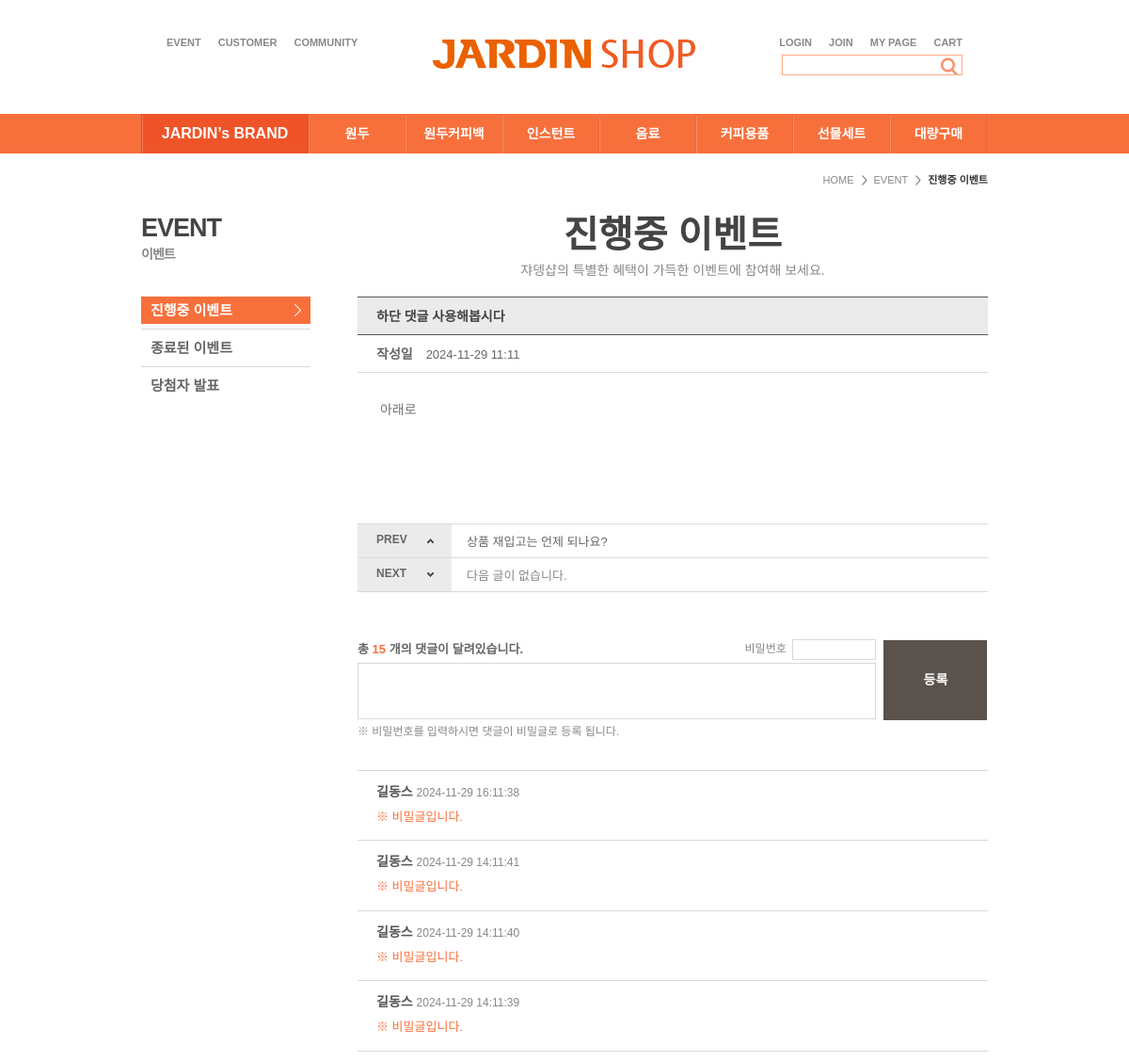
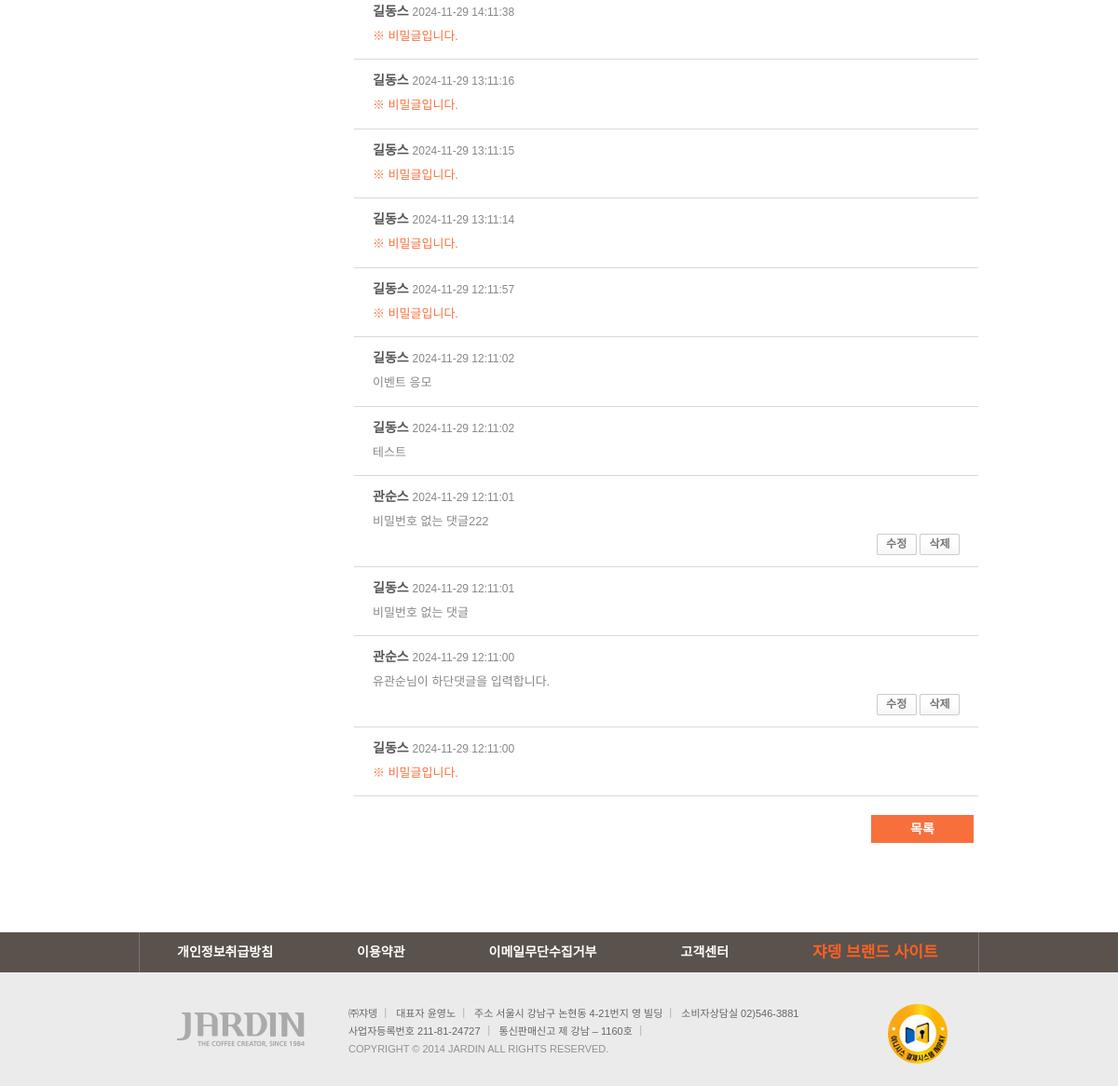
Screenshot of /board/bview/3/ (signed in) with the database file from the repository (2 pictures, top to bottom).
### board/models.py (models this page shows, shortened)
class Board(models.Model):
  bno = models.AutoField(primary_key=True)
  member = models.ForeignKey(Member,on_delete=models.DO_NOTHING, null=True)
  btitle = models.CharField(max_length=1000)
  bcontent = models.TextField()
  bgroup = models.IntegerField(null=True)
  bstep = models.IntegerField(default=0)
  bindent = models.IntegerField(default=0)
  bhit = models.IntegerField(default=0)
  bdate = models.DateTimeField(auto_now=True)
  bfile = models.ImageField(null=True,blank=True,upload_to='board')

### comment/models.py (models this page shows)
class Comment(models.Model):
  cno = models.AutoField(primary_key=True)
  board = models.ForeignKey(Board,on_delete=models.CASCADE) # 부모삭제시, 자식삭제
  member = models.ForeignKey(Member,on_delete=models.DO_NOTHING)
  cpw = models.CharField(max_length=10,null=True,blank=True)
  ccontent = models.TextField(blank=True)
  cdate = models.DateTimeField(auto_now=True)
  def __str__(self):
    return f"{self.cno},{self.ccontent},{self.cdate}"

### member/models.py (models this page shows, shortened)
class Member(models.Model):
  id = models.CharField(max_length=50,primary_key=True)
  pw = models.CharField(max_length=100)
  name = models.CharField(max_length=100)
  nicName = models.CharField(max_length=100)
  tel = models.CharField(max_length=20,default='010-0000-0000')
  gender = models.CharField(max_length=10,default='남자')
  hobby = models.CharField(max_length=50,default='game')
  mdate = models.DateTimeField(auto_now=True)

### board/views.py (the view)
# urls.py: path('bview/<int:bno>/', views.bview, name="bview"),
def bview(request,bno):   # 게시글 상세보기
  qs = Board.objects.filter(bno=bno)
  c_qs = Comment.objects.filter(board=qs[0]).order_by("-cno")
  print(c_qs,c_qs.count)
  context = {"board":qs[0],"clist":c_qs}
  return render(request,'bview.html',context)

### board/templates/bview.html (shortened to what this page needs)
{% load static %}
<!DOCTYPE html>
<html>
<head>
<link rel="stylesheet" type="text/css" href="{% static '/css/reset.css'%}" />
<link rel="stylesheet" type="text/css" href="{% static '/css/layout.css'%}" />
<link rel="stylesheet" type="text/css" href="{% static '/css/content.css'%}" />
</head>
<body>
<div id="allwrap">
<div id="wrap">
	<div id="header">
		<div id="snbBox">
			<a href="/"><h1><img src="/static/images/txt/logo.gif" alt="JARDIN SHOP" /></h1></a>
			<div id="quickmenu">
				<ul>
					<li><a href="#">EVENT</a></li>
					<li><a href="#">CUSTOMER</a></li>
					<li><a href="#">COMMUNITY</a></li>
				</ul>
			</div>
			<div id="snb">
				<ul>
					<li><a href="#">LOGIN</a></li>
					<li><a href="#">JOIN</a></li>
					<li><a href="#">MY PAGE</a></li>
					<li><a href="#">CART</a></li>
				</ul>
				<div id="search">
					<input type="text" class="searchType" />
					<input type="image" src="/static/images/btn/btn_main_search.gif" width="23" height="20" alt="검색하기" />
				</div>
			</div>
		</div>
	</div>
	<div id="gnb">
		<div id="top">
			<ul>
				<li class="brand t1"><a href="#" id="topNavi1">JARDIN’s BRAND</a>
				</li>
				<li class="t2"><a href="#" id="topNavi2">원두</a>
				</li>
				<li class="t1"><a href="#" id="topNavi3">원두커피백</a>
				</li>
				<li class="t2"><a href="#" id="topNavi4">인스턴트</a>
				</li>
				<li class="t1"><a href="#" id="topNavi5">음료</a>
				</li>
				<li class="t2"><a href="#" id="topNavi6">커피용품</a>
				</li>
				<li class="t1"><a href="#" id="topNavi7">선물세트</a></li>
				<li class="t2"><a href="#" id="topNavi8">대량구매</a></li>
			</ul>
		</div>
	</div>
	<div id="container">
		<div id="location">
			<ol>
				<li><a href="#">HOME</a></li>
				<li><a href="#">EVENT</a></li>
				<li class="last">진행중 이벤트</li>
			</ol>
		</div>
		<div id="outbox">
			<div id="left">
				<div id="title2">EVENT<span>이벤트</span></div>
				<ul>
					<li><a href="#" id="leftNavi1">진행중 이벤트</a></li>
					<li><a href="#" id="leftNavi2">종료된 이벤트</a></li>
					<li class="last"><a href="#" id="leftNavi3">당첨자 발표</span></a></li>
				</ul>
			</div><script type="text/javascript">initSubmenu(1,0);</script>
			<div id="contents">
				<div id="mypage">
					<h2><strong>진행중 이벤트</strong><span>쟈뎅샵의 특별한 혜택이 가득한 이벤트에 참여해 보세요.</span></h2>
					<div class="viewDivMt">
						<div class="viewHead">
							<div class="subject">
								<ul>
									<li>{{board.btitle}}</li>
								</ul>
							</div>
							<div class="day">
								<p class="txt">작성일<span>{{board.bdate|date:"Y-m-d H:m"}}</span></p>
							</div>
						</div>
						<div class="viewContents">
							{{board.bcontent}}
						</div>
					</div>
					<div class="pnDiv web">
						<table summary="이전다음글을 선택하여 보실 수 있습니다." class="preNext" border="1" cellspacing="0">
							<colgroup>
							<col width="100px" />
							<col width="*" />
							<col width="100px" />
							</colgroup>
							<tbody>
								<tr>
									<th class="pre">PREV</th>
									<td><a href="#">상품 재입고는 언제 되나요?</a></td>
									<td>&nbsp;</td>
								</tr>
								<tr>
									<th class="next">NEXT</th>
									<td>다음 글이 없습니다.</td>
									<td>&nbsp;</td>
								</tr>
							</tbody>
						</table>
					</div>
					<div class="replyWrite">
						<ul>
							<li class="in">
								<p class="txt">총 <span class="orange" id='cnt'>{{clist.count}}</span> 개의 댓글이 달려있습니다.</p>
								<p class="password">비밀번호&nbsp;&nbsp;<input type="password" class="replynum" /></p>
								<textarea class="replyType"></textarea>
							</li>
							<li class="btn"><a class="replyBtn">등록</a></li>
						</ul>
						<p class="ntic">※ 비밀번호를 입력하시면 댓글이 비밀글로 등록 됩니다.</p>
					</div>
					<div class="replyBox">
						{% if clist %}
							{% for comment in clist %}
								<ul id="{{comment.cno}}">
									<li class="name">{{comment.member.nicName}} <span>{{comment.cdate|date:"Y-m-d H:m:i"}}</span></li>
									{% if request.session.session_id != comment.member.id and comment.cpw != null %}
										<li class="txt">
											<a password.html class="passwordBtn"><span class="orange">※ 비밀글입니다.</span></a>
										</li>
										{% else %}
										<li class="txt">{{comment.ccontent}}</li>
										{% if request.session.session_id == comment.member.id %}
										<li class="btn">
											<a class="uBtn rebtn">수정</a>
											<a class="dBtn rebtn">삭제</a>
										</li>
										{% endif %}
									{% endif %}
								</ul>
							{% endfor %}
						{% else %}
							<ul><li>댓글이 없습니다.</li></ul>
						{% endif %}
						</div>
					<div class="btnArea">
						<div class="bRight">
							<ul>
								<li><a href="#" class="sbtnMini mw">목록</a></li>
							</ul>
						</div>
					</div>
				</div>
			</div>
<link rel="stylesheet" type="text/css" href="../css/jquery.fancybox-1.3.4.css" />
		</div>
	</div>
	<div id="footerWrap">
		<div id="footer">
			<div id="fnb">
				<ul>
					<li class="left"><a href="#">개인정보취급방침</a></li>
					<li><a href="#">이용약관</a></li>
					<li class="left"><a href="#">이메일무단수집거부</a></li>
					<li><a href="#">고객센터</a></li>
					<li class="left brand"><a href="#">쟈뎅 브랜드 사이트</a></li>
				</ul>
			</div>
			<div id="finfo">
				<div id="flogo"><img src="/static/images/txt/flogo.gif" alt="JARDIN THE COFFEE CREATOR, SINCE 1984" /></div>
				<address>
					<ul>
						<li>㈜쟈뎅</li>
						<li>대표자 윤영노</li>
						<li class="tnone">주소 서울시 강남구 논현동 4-21번지 영 빌딩</li>
						<li class="webnone">소비자상담실 02)546-3881</li>
						<li>사업자등록번호 211-81-24727</li>
						<li class="tnone">통신판매신고 제 강남 – 1160호</li>
						<li class="copy">COPYRIGHT © 2014 JARDIN <span>ALL RIGHTS RESERVED.</span></li>
					</ul>
				</address>
				<div id="inicis"><img src="/static/images/ico/ico_inicis.png" alt="이니시스 결제시스템" /></div>
			</div>
		</div>
	</div>
</div>
</div>
</body>
</html>

### static/css/layout.css (style rules this page uses)
html { overflow-y:scroll; width:100%; }
#allwrap { position:relative; width:100%; overflow:hidden; }
#header { max-width:900px; margin:33px auto 0; }
#header #snbBox { position:relative; width:100%; height:47px; overflow:hidden; }
#header #snbBox h1 { position:absolute; left:50%; top:0; margin:1px 0 0 -150px; }
#header #snbBox #quickmenu { float:left; margin:0 0 0 27px; }
#header #snbBox #quickmenu ul li { float:left; height:25px; line-height:25px; padding:0 18px 0 0; }
#header #snbBox #quickmenu ul li a { color:#888; font-size:11px; font-weight:600; }
#header #snbBox #snb { float:right; margin:0 27px 0 0; }
#header #snbBox #snb ul { width:100%; overflow:hidden; }
#header #snbBox #snb ul li { float:left; height:25px; line-height:25px; padding:0 0 0 18px; }
#header #snbBox #snb ul li a { color:#888; font-size:11px; font-weight:600; }
#header #snbBox #snb #search { float:right; width:190px; height:20px; border:1px #ffa886 solid; }
#header #snbBox #snb #search input.searchType { width:157px; height:18px; line-height:18px; border:0; padding:0 0 0 5px; }
#gnb { width:100%; background:#f7703c; }
#gnb:after { content:""; display:block; clear:both; }
#gnb #top { max-width:900px; margin:41px auto 0; }
#gnb #top:after { content:""; display:block; clear:both; }
#gnb #top ul li { position:relative; float:left; background:url('../images/bg/bg_navi_l.gif') left top no-repeat; }
#gnb #top ul li a { display:block; width:103px; height:42px; line-height:42px; font-size:14px; color:#fff; font-weight:600; text-align:center; background:url('../images/bg/bg_navi_r.gif') right top no-repeat; }
#gnb #top ul li.brand { background:url('../images/bg/bg_navi_brand.gif') left top #ef5428 no-repeat; }
#gnb #top ul li.brand a { width:178px; font-size:16px; background:url('../images/bg/bg_navi_brand_r.gif') right top no-repeat; }
#footerWrap { width:100%; margin:56px 0 0 0; overflow:hidden; }
#footerWrap #footer { width:100%; background:#ebebeb; margin:0 auto; }
#footerWrap #footer #fnb { width:100%; background:#5a524c; overflow:hidden; }
#footerWrap #footer #fnb ul { max-width:860px; padding:0 0 0 40px; margin:0 auto; border-left:1px #7b7470 solid; border-right:1px #7b7470 solid; overflow:hidden; }
#footerWrap #footer #fnb ul li { float:left; height:43px; line-height:43px; padding:0 90px 0 0; }
#footerWrap #footer #fnb ul li a { font-size:14px; color:#fff; font-weight:600; }
#footerWrap #footer #fnb ul li.brand { padding:0; }
#footerWrap #footer #fnb ul li.brand a { color:#fe6124; font-size:17px; }
#footerWrap #footer #finfo { position:relative; max-width:900px; padding:30px 0; margin:0 auto; overflow:hidden; }
#footerWrap #footer #finfo #flogo { float:left; padding:0 24px 0 27px; }
#footerWrap #footer #finfo address { float:left; width:518px; padding:5px 0 0 0; }
#footerWrap #footer #finfo address ul li { float:left; font-size:11px; color:#666; line-height:1.7; padding:0 10px; background:url('../images/bg/bg_address.gif') right 3px no-repeat; }
#footerWrap #footer #finfo address ul li.copy { color:#919191; background:url(none); }
#footerWrap #footer #finfo address ul li.webnone { background:url(none); }
#footerWrap #footer #finfo #inicis { position:absolute; right:33px; top:34px; }

### board/templates/bview.html (style rules this page uses)
a { cursor: pointer; }

### rows the page displays
Board: btitle "하단 댓글 사용해봅시다", bdate "2024-11-29 11:11", bcontent "아래로"
Comment: member.nicName "길동스", cdate "2024-11-29 16:11:38", cpw "※ 비밀글입니다."
Comment: member.nicName "길동스", cdate "2024-11-29 14:11:41", cpw "※ 비밀글입니다."
Comment: member.nicName "길동스", cdate "2024-11-29 14:11:40", cpw "※ 비밀글입니다."
Comment: member.nicName "길동스", cdate "2024-11-29 14:11:39", cpw "※ 비밀글입니다."
Comment: member.nicName "길동스", cdate "2024-11-29 14:11:38", cpw "※ 비밀글입니다."
Comment: member.nicName "길동스", cdate "2024-11-29 13:11:16", cpw "※ 비밀글입니다."
Comment: member.nicName "길동스", cdate "2024-11-29 13:11:15", cpw "※ 비밀글입니다."
Comment: member.nicName "길동스", cdate "2024-11-29 13:11:14", cpw "※ 비밀글입니다."
Comment: member.nicName "길동스", cdate "2024-11-29 12:11:57", cpw "※ 비밀글입니다."
Comment: member.nicName "길동스", cdate "2024-11-29 12:11:02", ccontent "이벤트 응모"
Comment: member.nicName "길동스", cdate "2024-11-29 12:11:02", ccontent "테스트"
Comment: member.nicName "관순스", cdate "2024-11-29 12:11:01", ccontent "비밀번호 없는 댓글222"
Comment: member.nicName "길동스", cdate "2024-11-29 12:11:01", ccontent "비밀번호 없는 댓글"
Comment: member.nicName "관순스", cdate "2024-11-29 12:11:00", ccontent "유관순님이 하단댓글을 입력합니다."
Comment: member.nicName "길동스", cdate "2024-11-29 12:11:00", cpw "※ 비밀글입니다."

### other values shown
{{ clist.count }} "15"
